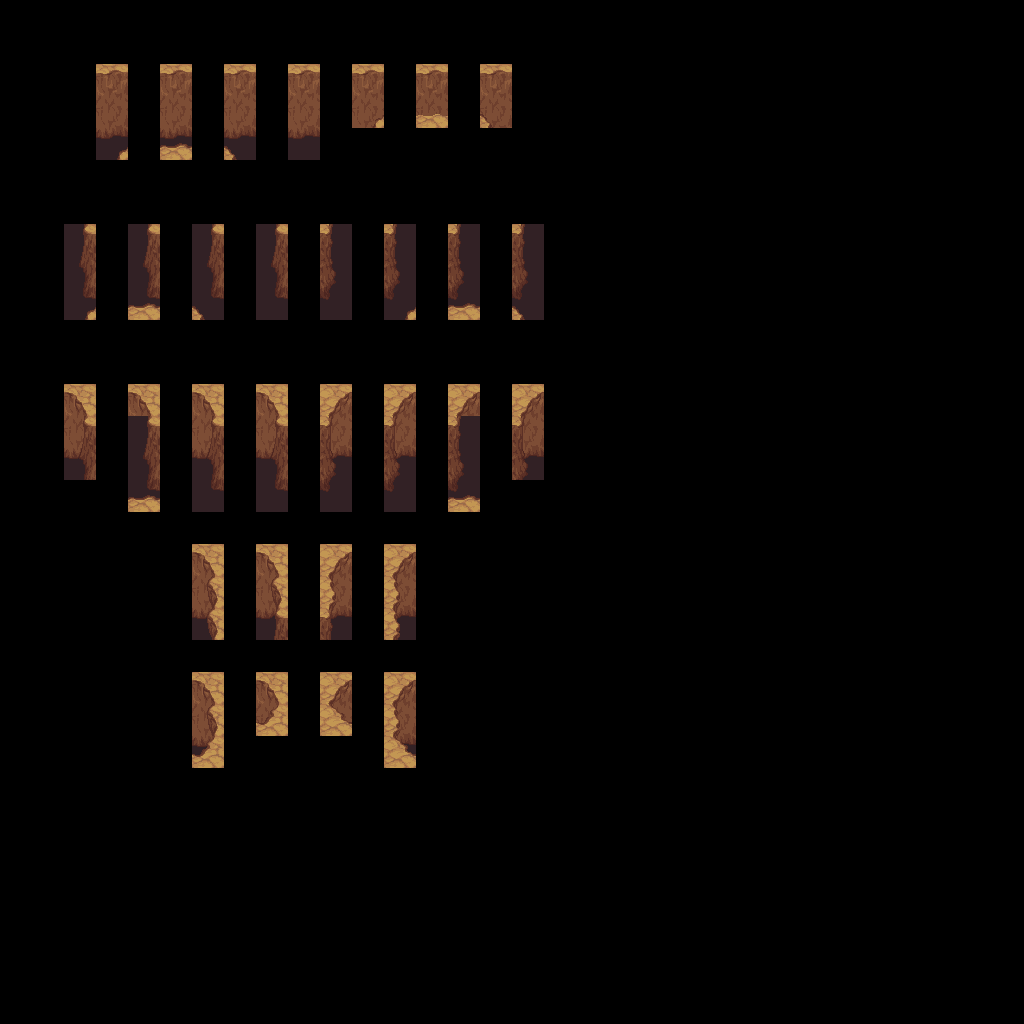

A level layout from a 2D game, rendered from its tile map. Below: a short description, then the map file with its tile-grid data intact:
An orthogonal 32x32 tile map with 32x32 px tiles, 3 tile layers (regions, input_Mountain, output_Mountain).

<map version="1.2" tiledversion="1.2.0" orientation="orthogonal" renderorder="right-down" width="32" height="32" tilewidth="32" tileheight="32" infinite="0" nextlayerid="5" nextobjectid="1">
 <tileset firstgid="1" source="../mountains-v6.tsx" />
 <layer id="1" name="regions" width="32" height="32">
  <data encoding="csv">
0,0,0,0,0,0,0,0,0,0,0,0,0,0,0,0,0,0,0,0,0,0,0,0,0,0,0,0,0,0,0,0,
0,0,0,0,0,0,0,0,0,0,0,0,0,0,0,0,0,0,0,0,0,0,0,0,0,0,0,0,0,0,0,0,
0,0,0,1202,0,1202,0,1202,0,1202,0,1202,0,1202,0,1202,0,0,0,0,0,0,0,0,0,0,0,0,0,0,0,0,
0,0,0,1202,0,1202,0,1202,0,1202,0,1202,0,1202,0,1202,0,0,0,0,0,0,0,0,0,0,0,0,0,0,0,0,
0,0,0,1202,0,1202,0,1202,0,1202,0,0,0,0,0,0,0,0,0,0,0,0,0,0,0,0,0,0,0,0,0,0,
0,0,0,0,0,0,0,0,0,0,0,0,0,0,0,0,0,0,0,0,0,0,0,0,0,0,0,0,0,0,0,0,
0,0,0,0,0,0,0,0,0,0,0,0,0,0,0,0,0,0,0,0,0,0,0,0,0,0,0,0,0,0,0,0,
0,0,1202,0,1203,0,1203,0,1202,0,1202,0,1203,0,1203,0,1202,0,0,0,0,0,0,0,0,0,0,0,0,0,0,0,
0,0,1202,0,1203,0,1203,0,1202,0,1202,0,1203,0,1203,0,1202,0,0,0,0,0,0,0,0,0,0,0,0,0,0,0,
0,0,1202,0,1203,0,1203,0,1202,0,1202,0,1203,0,1203,0,1202,0,0,0,0,0,0,0,0,0,0,0,0,0,0,0,
0,0,0,0,0,0,0,0,0,0,0,0,0,0,0,0,0,0,0,0,0,0,0,0,0,0,0,0,0,0,0,0,
0,0,0,0,0,0,0,0,0,0,0,0,0,0,0,0,0,0,0,0,0,0,0,0,0,0,0,0,0,0,0,0,
0,0,1202,0,1202,0,1203,0,1203,0,1203,0,1203,0,1202,0,1202,0,0,0,0,0,0,0,0,0,0,0,0,0,0,0,
0,0,1202,0,1202,0,1203,0,1203,0,1203,0,1203,0,1202,0,1202,0,0,0,0,0,0,0,0,0,0,0,0,0,0,0,
0,0,1202,0,1202,0,1203,0,1203,0,1203,0,1203,0,1202,0,1202,0,0,0,0,0,0,0,0,0,0,0,0,0,0,0,
0,0,0,0,1202,0,1202,0,1202,0,1202,0,1202,0,1202,0,0,0,0,0,0,0,0,0,0,0,0,0,0,0,0,0,
0,0,0,0,0,0,0,0,0,0,0,0,0,0,0,0,0,0,0,0,0,0,0,0,0,0,0,0,0,0,0,0,
0,0,0,0,0,0,1203,0,1202,0,1202,0,1203,0,0,0,0,0,0,0,0,0,0,0,0,0,0,0,0,0,0,0,
0,0,0,0,0,0,1203,0,1202,0,1202,0,1203,0,0,0,0,0,0,0,0,0,0,0,0,0,0,0,0,0,0,0,
0,0,0,0,0,0,1203,0,1202,0,1202,0,1203,0,0,0,0,0,0,0,0,0,0,0,0,0,0,0,0,0,0,0,
0,0,0,0,0,0,0,0,0,0,0,0,0,0,0,0,0,0,0,0,0,0,0,0,0,0,0,0,0,0,0,0,
0,0,0,0,0,0,1202,0,1202,0,1202,0,1202,0,0,0,0,0,0,0,0,0,0,0,0,0,0,0,0,0,0,0,
0,0,0,0,0,0,1202,0,1202,0,1202,0,1202,0,0,0,0,0,0,0,0,0,0,0,0,0,0,0,0,0,0,0,
0,0,0,0,0,0,1202,0,0,0,0,0,1202,0,0,0,0,0,0,0,0,0,0,0,0,0,0,0,0,0,0,0,
0,0,0,0,0,0,0,0,0,0,0,0,0,0,0,0,0,0,0,0,0,0,0,0,0,0,0,0,0,0,0,0,
0,0,0,0,0,0,0,0,0,0,0,0,0,0,0,0,0,0,0,0,0,0,0,0,0,0,0,0,0,0,0,0,
0,0,0,0,0,0,0,0,0,0,0,0,0,0,0,0,0,0,0,0,0,0,0,0,0,0,0,0,0,0,0,0,
0,0,0,0,0,0,0,0,0,0,0,0,0,0,0,0,0,0,0,0,0,0,0,0,0,0,0,0,0,0,0,0,
0,0,0,0,0,0,0,0,0,0,0,0,0,0,0,0,0,0,0,0,0,0,0,0,0,0,0,0,0,0,0,0,
0,0,0,0,0,0,0,0,0,0,0,0,0,0,0,0,0,0,0,0,0,0,0,0,0,0,0,0,0,0,0,0,
0,0,0,0,0,0,0,0,0,0,0,0,0,0,0,0,0,0,0,0,0,0,0,0,0,0,0,0,0,0,0,0,
0,0,0,0,0,0,0,0,0,0,0,0,0,0,0,0,0,0,0,0,0,0,0,0,0,0,0,0,0,0,0,0
</data>
 </layer>
 <layer id="2" name="input_Mountain" width="32" height="32">
  <properties>
   <property name="StrictEmpty" type="bool" value="true" />
  </properties>
  <data encoding="csv">
0,0,0,0,0,0,0,0,0,0,0,0,0,0,0,0,0,0,0,0,0,0,0,0,0,0,0,0,0,0,0,0,
0,0,0,0,0,0,0,0,0,0,0,0,0,0,0,0,0,0,0,0,0,0,0,0,0,0,0,0,0,0,0,0,
0,0,0,950,0,950,0,950,0,950,0,950,0,950,0,950,0,0,0,0,0,0,0,0,0,0,0,0,0,0,0,0,
0,0,0,0,0,0,0,0,0,0,0,821,0,822,0,823,0,0,0,0,0,0,0,0,0,0,0,0,0,0,0,0,
0,0,0,821,0,822,0,823,0,0,0,0,0,0,0,0,0,0,0,0,0,0,0,0,0,0,0,0,0,0,0,0,
0,0,0,0,0,0,0,0,0,0,0,0,0,0,0,0,0,0,0,0,0,0,0,0,0,0,0,0,0,0,0,0,
0,0,0,0,0,0,0,0,0,0,0,0,0,0,0,0,0,0,0,0,0,0,0,0,0,0,0,0,0,0,0,0,
0,0,949,0,949,0,949,0,949,0,951,0,951,0,951,0,951,0,0,0,0,0,0,0,0,0,0,0,0,0,0,0,
0,0,0,0,0,0,0,0,0,0,0,0,0,0,0,0,0,0,0,0,0,0,0,0,0,0,0,0,0,0,0,0,
0,0,821,0,822,0,823,0,0,0,0,0,821,0,822,0,823,0,0,0,0,0,0,0,0,0,0,0,0,0,0,0,
0,0,0,0,0,0,0,0,0,0,0,0,0,0,0,0,0,0,0,0,0,0,0,0,0,0,0,0,0,0,0,0,
0,0,0,0,0,0,0,0,0,0,0,0,0,0,0,0,0,0,0,0,0,0,0,0,0,0,0,0,0,0,0,0,
0,0,884,0,884,0,884,0,884,0,888,0,888,0,888,0,888,0,0,0,0,0,0,0,0,0,0,0,0,0,0,0,
0,0,949,0,949,0,949,0,949,0,951,0,951,0,951,0,951,0,0,0,0,0,0,0,0,0,0,0,0,0,0,0,
0,0,1013,0,0,0,1013,0,0,0,0,0,1015,0,0,0,1015,0,0,0,0,0,0,0,0,0,0,0,0,0,0,0,
0,0,0,0,822,0,1077,0,0,0,0,0,1079,0,822,0,0,0,0,0,0,0,0,0,0,0,0,0,0,0,0,0,
0,0,0,0,0,0,0,0,0,0,0,0,0,0,0,0,0,0,0,0,0,0,0,0,0,0,0,0,0,0,0,0,
0,0,0,0,0,0,884,0,884,0,888,0,888,0,0,0,0,0,0,0,0,0,0,0,0,0,0,0,0,0,0,0,
0,0,0,0,0,0,885,0,885,0,887,0,887,0,0,0,0,0,0,0,0,0,0,0,0,0,0,0,0,0,0,0,
0,0,0,0,0,0,885,0,949,0,951,0,887,0,0,0,0,0,0,0,0,0,0,0,0,0,0,0,0,0,0,0,
0,0,0,0,0,0,0,0,0,0,0,0,0,0,0,0,0,0,0,0,0,0,0,0,0,0,0,0,0,0,0,0,
0,0,0,0,0,0,884,0,884,0,888,0,888,0,0,0,0,0,0,0,0,0,0,0,0,0,0,0,0,0,0,0,
0,0,0,0,0,0,885,0,1145,0,1146,0,887,0,0,0,0,0,0,0,0,0,0,0,0,0,0,0,0,0,0,0,
0,0,0,0,0,0,1145,0,0,0,0,0,1146,0,0,0,0,0,0,0,0,0,0,0,0,0,0,0,0,0,0,0,
0,0,0,0,0,0,0,0,0,0,0,0,0,0,0,0,0,0,0,0,0,0,0,0,0,0,0,0,0,0,0,0,
0,0,0,0,0,0,0,0,0,0,0,0,0,0,0,0,0,0,0,0,0,0,0,0,0,0,0,0,0,0,0,0,
0,0,0,0,0,0,0,0,0,0,0,0,0,0,0,0,0,0,0,0,0,0,0,0,0,0,0,0,0,0,0,0,
0,0,0,0,0,0,0,0,0,0,0,0,0,0,0,0,0,0,0,0,0,0,0,0,0,0,0,0,0,0,0,0,
0,0,0,0,0,0,0,0,0,0,0,0,0,0,0,0,0,0,0,0,0,0,0,0,0,0,0,0,0,0,0,0,
0,0,0,0,0,0,0,0,0,0,0,0,0,0,0,0,0,0,0,0,0,0,0,0,0,0,0,0,0,0,0,0,
0,0,0,0,0,0,0,0,0,0,0,0,0,0,0,0,0,0,0,0,0,0,0,0,0,0,0,0,0,0,0,0,
0,0,0,0,0,0,0,0,0,0,0,0,0,0,0,0,0,0,0,0,0,0,0,0,0,0,0,0,0,0,0,0
</data>
 </layer>
 <layer id="3" name="output_Mountain" width="32" height="32">
  <data encoding="csv">
0,0,0,0,0,0,0,0,0,0,0,0,0,0,0,0,0,0,0,0,0,0,0,0,0,0,0,0,0,0,0,0,
0,0,0,0,0,0,0,0,0,0,0,0,0,0,0,0,0,0,0,0,0,0,0,0,0,0,0,0,0,0,0,0,
0,0,0,0,0,0,0,0,0,0,0,0,0,0,0,0,0,0,0,0,0,0,0,0,0,0,0,0,0,0,0,0,
0,0,0,1014,0,1014,0,1014,0,1014,0,819,0,1212,0,825,0,0,0,0,0,0,0,0,0,0,0,0,0,0,0,0,
0,0,0,1141,0,1142,0,1143,0,1078,0,0,0,0,0,0,0,0,0,0,0,0,0,0,0,0,0,0,0,0,0,0,
0,0,0,0,0,0,0,0,0,0,0,0,0,0,0,0,0,0,0,0,0,0,0,0,0,0,0,0,0,0,0,0,
0,0,0,0,0,0,0,0,0,0,0,0,0,0,0,0,0,0,0,0,0,0,0,0,0,0,0,0,0,0,0,0,
0,0,0,0,0,0,0,0,0,0,0,0,0,0,0,0,0,0,0,0,0,0,0,0,0,0,0,0,0,0,0,0,
0,0,1013,0,1013,0,1013,0,1013,0,1015,0,1015,0,1015,0,1015,0,0,0,0,0,0,0,0,0,0,0,0,0,0,0,
0,0,828,0,892,0,956,0,1077,0,1079,0,1020,0,1084,0,1148,0,0,0,0,0,0,0,0,0,0,0,0,0,0,0,
0,0,0,0,0,0,0,0,0,0,0,0,0,0,0,0,0,0,0,0,0,0,0,0,0,0,0,0,0,0,0,0,
0,0,0,0,0,0,0,0,0,0,0,0,0,0,0,0,0,0,0,0,0,0,0,0,0,0,0,0,0,0,0,0,
0,0,0,0,0,0,0,0,0,0,0,0,0,0,0,0,0,0,0,0,0,0,0,0,0,0,0,0,0,0,0,0,
0,0,947,0,0,0,947,0,947,0,953,0,953,0,0,0,953,0,0,0,0,0,0,0,0,0,0,0,0,0,0,0,
0,0,1010,0,1013,0,1010,0,1010,0,1018,0,1018,0,1015,0,1018,0,0,0,0,0,0,0,0,0,0,0,0,0,0,0,
0,0,0,0,892,0,0,0,1077,0,1079,0,0,0,1084,0,0,0,0,0,0,0,0,0,0,0,0,0,0,0,0,0,
0,0,0,0,0,0,0,0,0,0,0,0,0,0,0,0,0,0,0,0,0,0,0,0,0,0,0,0,0,0,0,0,
0,0,0,0,0,0,0,0,0,0,0,0,0,0,0,0,0,0,0,0,0,0,0,0,0,0,0,0,0,0,0,0,
0,0,0,0,0,0,883,0,883,0,889,0,889,0,0,0,0,0,0,0,0,0,0,0,0,0,0,0,0,0,0,0,
0,0,0,0,0,0,882,0,946,0,954,0,890,0,0,0,0,0,0,0,0,0,0,0,0,0,0,0,0,0,0,0,
0,0,0,0,0,0,0,0,0,0,0,0,0,0,0,0,0,0,0,0,0,0,0,0,0,0,0,0,0,0,0,0,
0,0,0,0,0,0,0,0,0,0,0,0,0,0,0,0,0,0,0,0,0,0,0,0,0,0,0,0,0,0,0,0,
0,0,0,0,0,0,883,0,1081,0,1075,0,889,0,0,0,0,0,0,0,0,0,0,0,0,0,0,0,0,0,0,0,
0,0,0,0,0,0,1082,0,0,0,0,0,1074,0,0,0,0,0,0,0,0,0,0,0,0,0,0,0,0,0,0,0,
0,0,0,0,0,0,0,0,0,0,0,0,0,0,0,0,0,0,0,0,0,0,0,0,0,0,0,0,0,0,0,0,
0,0,0,0,0,0,0,0,0,0,0,0,0,0,0,0,0,0,0,0,0,0,0,0,0,0,0,0,0,0,0,0,
0,0,0,0,0,0,0,0,0,0,0,0,0,0,0,0,0,0,0,0,0,0,0,0,0,0,0,0,0,0,0,0,
0,0,0,0,0,0,0,0,0,0,0,0,0,0,0,0,0,0,0,0,0,0,0,0,0,0,0,0,0,0,0,0,
0,0,0,0,0,0,0,0,0,0,0,0,0,0,0,0,0,0,0,0,0,0,0,0,0,0,0,0,0,0,0,0,
0,0,0,0,0,0,0,0,0,0,0,0,0,0,0,0,0,0,0,0,0,0,0,0,0,0,0,0,0,0,0,0,
0,0,0,0,0,0,0,0,0,0,0,0,0,0,0,0,0,0,0,0,0,0,0,0,0,0,0,0,0,0,0,0,
0,0,0,0,0,0,0,0,0,0,0,0,0,0,0,0,0,0,0,0,0,0,0,0,0,0,0,0,0,0,0,0
</data>
 </layer>
</map>
